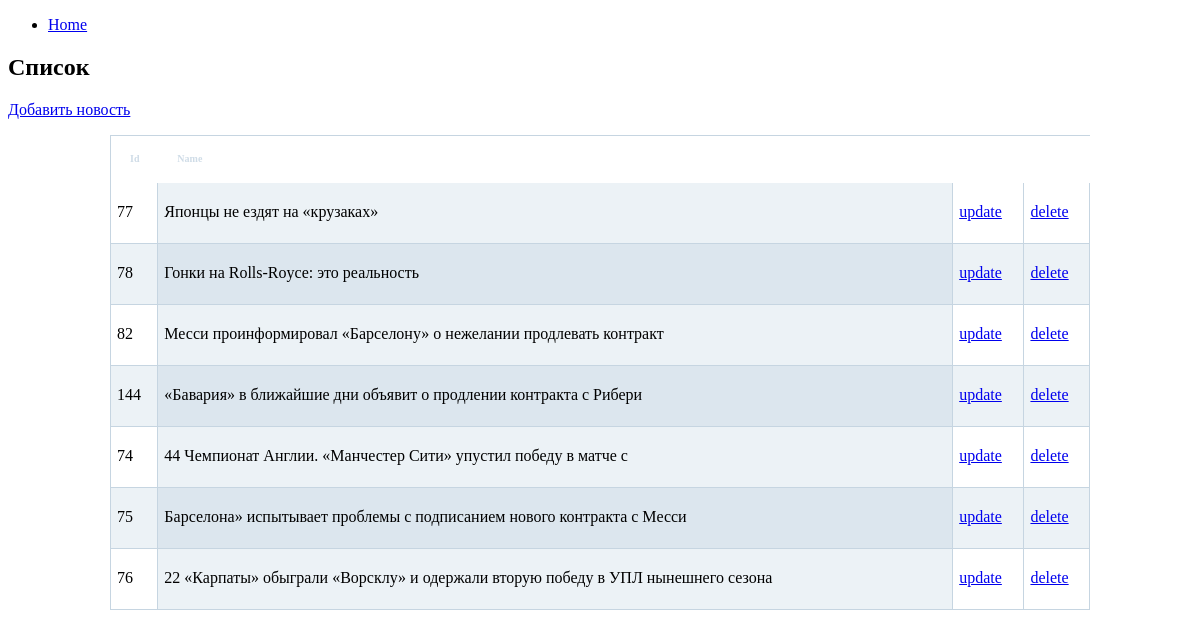
The page /admin on the database its author committed.
### tables this page shows
CREATE TABLE IF NOT EXISTS `news` (
  `id` bigint(20) unsigned NOT NULL,
  `title` varchar(255) NOT NULL,
  `article` text NOT NULL,
  `img` varchar(250) DEFAULT NULL,
  `author_id` int(11) DEFAULT NULL
);

### autoload.php (called while the page is built, shortened)
<?php
spl_autoload_register(function ($class)
{
    $path = __DIR__ . '/' . str_replace('\\', '/', $class) . '.php';
});

### config.php (called while the page is built)
<?php
return [
  'db' => [
      'host' => '127.0.0.1',
      'dbname' => 'php2',
      'user' => 'root',
      'password' => '',
  ]
];

### App/TSingleton.php (called while the page is built, shortened)
<?php
trait TSingleton
{
    protected static $instance = null;
    public static function getInstance()
    {
        if (null === static::$instance) {
            static::$instance = new static;
        }
        return static::$instance;
    }
}

### App/Config.php (called while the page is built, shortened)
<?php
class Config
{
  protected function __construct()
    {
        $this->data = require __DIR__ . '/../config.php';
    }
}

### App/Db.php (called while the page is built, shortened)
<?php
class Db
{
    protected $dbh;
    protected function __construct()
    {
        $config = Config::getInstance()->data['db'];
        try {
            $this->dbh = new \PDO('mysql:host=' . $config['host'] .
                ';dbname=' . $config['dbname'],
                $config['user'],
                $config['password']);
        }catch (\PDOException $e) {
            throw new DbException($e->getMessage());
        }
    }
    public function query(string $sql, array $data = [], $class = null)
    {
        $sth = $this->dbh->prepare($sql);
        $result = $sth->execute($data);
        if (null === $class) {
            return $sth->fetchAll();
        } else {
            return $sth->fetchAll(\PDO::FETCH_CLASS, $class);
        }
    }
}

### App/Model.php (called while the page is built, shortened)
<?php
abstract class Model
{
    public static $table;
    public static function findAll()
    {
        $db = DB::getInstance();
        $data = $db->query(
            'SELECT * FROM ' . static::$table,
            [],
            static::class
        );
        return $data;
    }
}

### App/Controllers/Admin.php (called while the page is built, shortened)
<?php
class Admin
    extends AController
{
    public function actionDefault($page)
    {
		$news = Article::findAll();
        $this->view->title = 'Админка';
        $this->view->news = $news;
        $this->view->display(__DIR__. '/../view/admin/index.php');
    }
}

### App/Router.php (called while the page is built, shortened)
<?php
class Router
{
    public function run()
    {
        $parts = explode('/', $_SERVER['REQUEST_URI']);
        $ctrl = new $ctrlClassName;
        $actRequest = !empty($parts[2]) ? $parts[2] : 'Default';
        $idRequest = !empty($parts[3]) ? $parts[3] : null;
        $actMethodName = 'action' . $actRequest;
        $ctrl->$actMethodName($idRequest);
    }
}

### index.php (called while the page is built, shortened)
<?php
require_once __DIR__ . '/autoload.php';
$rout = new Router();
try {
    $rout->run();
}catch (\App\Exceptions\DbException $e) {
    \App\Logger::getInstance()->log($e);
    $view = new \App\View();
    $view->error = $e->getMessage();
    $view->display(__DIR__ . '/App/view/error.php');
}catch (\App\Exceptions\BaseException $e) {
    \App\Logger::getInstance()->log($e);
    $view = new \App\View();
    $view->error = $e->getMessage();
    $view->display(__DIR__ . '/App/view/error.php');
}

### App/view/admin/index.php (the view, shortened to what this page needs)
<!DOCTYPE html>
<html lang="en">
<head>
	<link rel="stylesheet" href="/APP/view/admin/style.css" />
</head>
<body>
<div class="collapse navbar-collapse">
    <ul class="nav navbar-nav">
        <li class="active"><a href="/">Home</a></li>
    </ul>
</div>
<h2>Список</h2>
<p><a href="/admin/add">Добавить новость</a></p>
	<div class="container">
	<table cellpadding="0" cellspacing="0" border="0" id="table" class="sortable">
	<thead>
			<tr>
				<th><h3>Id</h3></th>
				<th><h3>Name</h3></th>
			</tr>
		</thead>
		<tbody>
			<? foreach($news as $item):?>
            <tr>
                    <td><p><? echo $item->id;?></p></td>
                    <td><p><? echo $item->title;?></p></td>
                    <td><a href="/admin/update/<? echo $item->id?>">update</a></td>
                    <td><a href="/admin/delete/<? echo $item->id?>">delete</a></td>
            </tr>
			<? endforeach;?>
		</tbody>
  </table>
		</div>
</body>
</html>
</body>
</html>

### App/View.php (shortened to what this page needs)
<?php
class View
    implements \Countable, \Iterator
{
    public function display($template)
    {
        echo $this->render($template);
    }
    public function render($template)
    {
        include $template;
        $html = ob_get_contents();
        return $html;
    }
}

### App/view/admin/style.css (style rules this page uses)
.sortable { width:980px; border-left:1px solid #c6d5e1; border-top:1px solid #c6d5e1; border-bottom:none; margin:0 auto 15px }
.sortable th { background:url(images/header-bg.gif); text-align:left; color:#cfdce7; border:1px solid #fff; border-right:none }
.sortable th h3 { font-size:10px; padding:6px 8px 8px }
.sortable td { padding:4px 6px 6px; border-bottom:1px solid #c6d5e1; border-right:1px solid #c6d5e1 }
.sortable .head h3 { background:url(images/sort.gif) 7px center no-repeat; cursor:pointer; padding-left:18px }
.sortable .desc, .sortable .asc { background:url(images/header-selected-bg.gif) }
.sortable .asc h3 { background:url(images/asc.gif) 7px center no-repeat; cursor:pointer; padding-left:18px }
.sortable .evenrow td { background:#fff }
.sortable .oddrow td { background:#ecf2f6 }
.sortable td.evenselected { background:#ecf2f6 }
.sortable td.oddselected { background:#dce6ee }

### rows shown on the page
news: id "74", title "44 Чемпионат Англии. «Манчестер Сити» упустил победу в матче с"
news: id "75", title "Барселона» испытывает проблемы с подписанием нового контракта с Месси"
news: id "76", title "22 «Карпаты» обыграли «Ворсклу» и одержали вторую победу в УПЛ нынешнего сезона"
news: id "77", title "Японцы не ездят на «крузаках»"
news: id "78", title "Гонки на Rolls-Royce: это реальность"
news: id "82", title "Месси проинформировал «Барселону» о нежелании продлевать контракт"
news: id "144", title "«Бавария» в ближайшие дни объявит о продлении контракта с Рибери"
